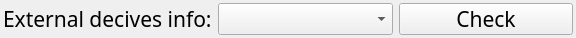
<?xml version="1.0" encoding="UTF-8"?>
<ui version="4.0">
 <class>GetUsbDiskWidget</class>
 <widget class="QWidget" name="GetUsbDiskWidget">
  <property name="geometry">
   <rect>
    <x>0</x>
    <y>0</y>
    <width>576</width>
    <height>38</height>
   </rect>
  </property>
  <property name="maximumSize">
   <size>
    <width>16777215</width>
    <height>40</height>
   </size>
  </property>
  <property name="windowTitle">
   <string>EXTERNAL USB DEVICES</string>
  </property>
  <layout class="QGridLayout" name="gridLayout_2">
   <property name="leftMargin">
    <number>3</number>
   </property>
   <property name="topMargin">
    <number>3</number>
   </property>
   <property name="rightMargin">
    <number>3</number>
   </property>
   <property name="bottomMargin">
    <number>3</number>
   </property>
   <property name="horizontalSpacing">
    <number>0</number>
   </property>
   <item row="0" column="0">
    <layout class="QGridLayout" name="gridLayout">
     <item row="0" column="0">
      <widget class="QLabel" name="externalLabel">
       <property name="minimumSize">
        <size>
         <width>0</width>
         <height>30</height>
        </size>
       </property>
       <property name="font">
        <font>
         <family>Impact</family>
         <pointsize>16</pointsize>
         <weight>50</weight>
         <bold>false</bold>
        </font>
       </property>
       <property name="text">
        <string>External decives info:</string>
       </property>
      </widget>
     </item>
     <item row="0" column="1">
      <widget class="QComboBox" name="comboBox_USB">
       <property name="minimumSize">
        <size>
         <width>0</width>
         <height>30</height>
        </size>
       </property>
       <property name="font">
        <font>
         <family>Impact</family>
         <pointsize>14</pointsize>
         <weight>50</weight>
         <bold>false</bold>
        </font>
       </property>
      </widget>
     </item>
     <item row="0" column="2">
      <widget class="QPushButton" name="checkButton">
       <property name="minimumSize">
        <size>
         <width>0</width>
         <height>30</height>
        </size>
       </property>
       <property name="font">
        <font>
         <family>Impact</family>
         <pointsize>16</pointsize>
         <weight>50</weight>
         <bold>false</bold>
        </font>
       </property>
       <property name="text">
        <string>Check</string>
       </property>
      </widget>
     </item>
    </layout>
   </item>
  </layout>
 </widget>
 <layoutdefault spacing="6" margin="11"/>
 <resources/>
 <connections/>
</ui>
